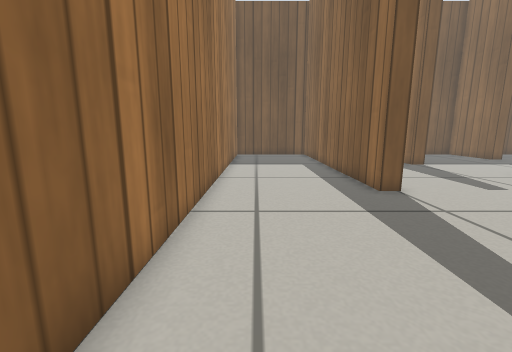
[1] (above)

16 first-person views from a walk through a Gazebo world. The camera is 0.42 m above the floor, tilts 10° down and sees 90° across. The floor is counted in squares, 0.2 m on a side. Each view is taken from the middle of a square. On the plan, view 1 faces up. The plan holds only what a view shows up to about 16 squares ahead; the rest is blank. Simple patterns stand in for the simulator's built-in surfaces.

[2]
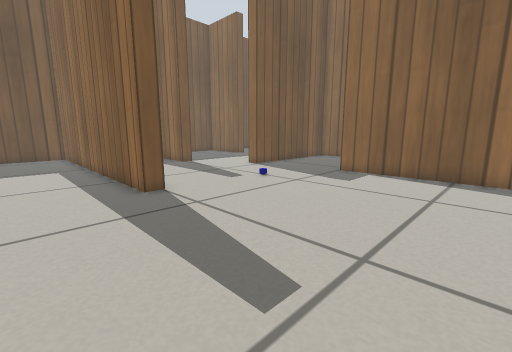

[3]
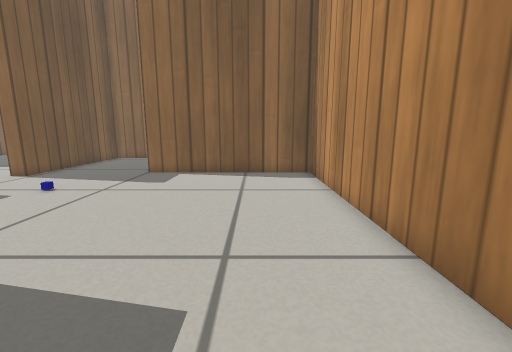

[4]
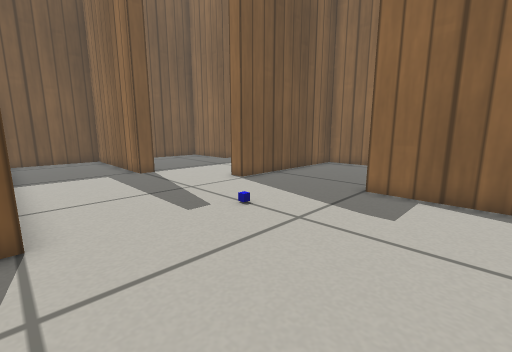

[5]
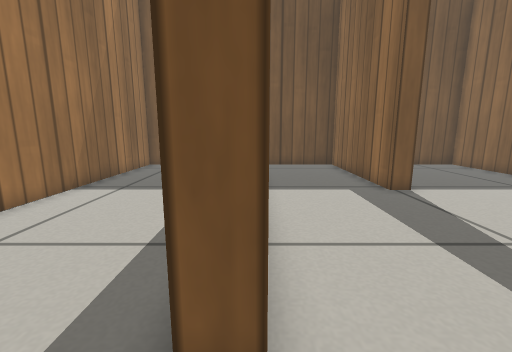

[6]
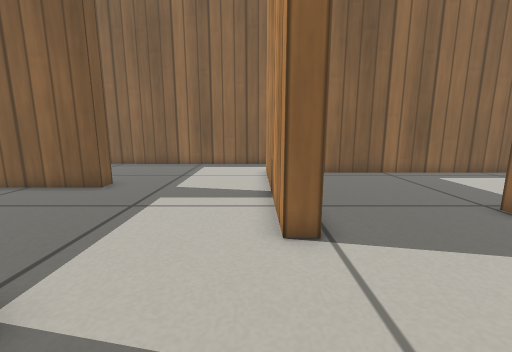

[7]
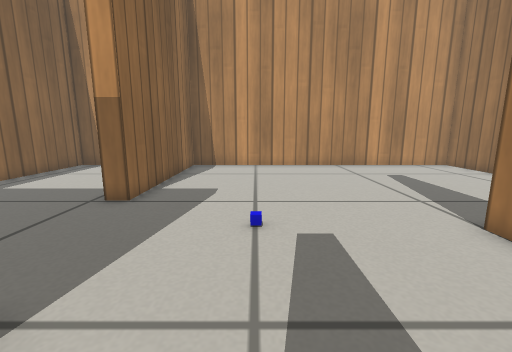

[8]
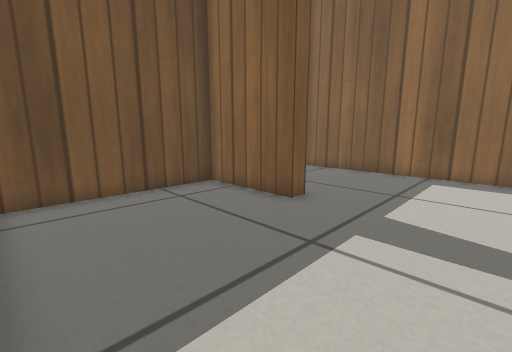

[9]
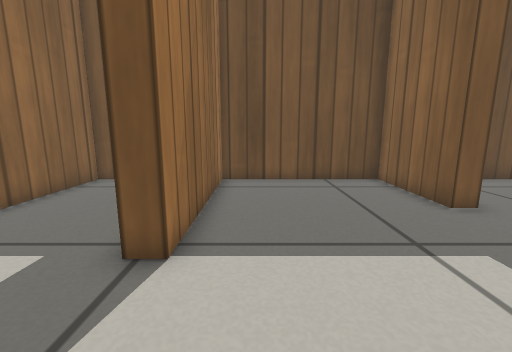

[10]
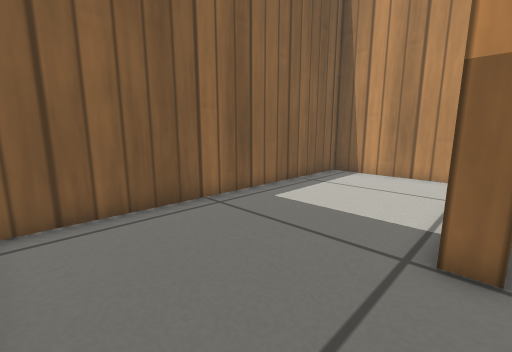

[11]
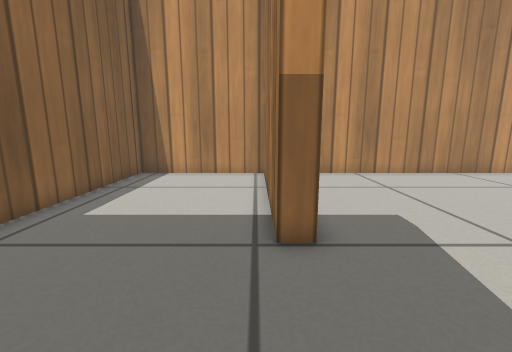

[12]
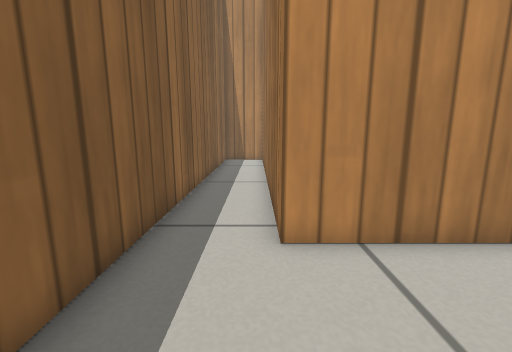

[13]
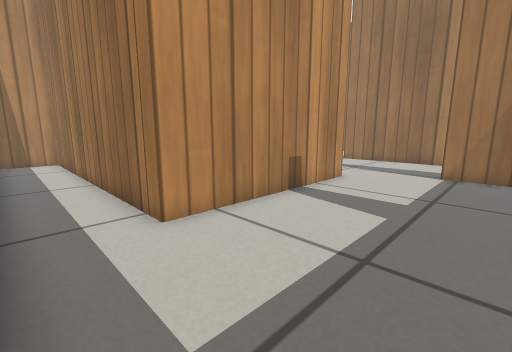

[14]
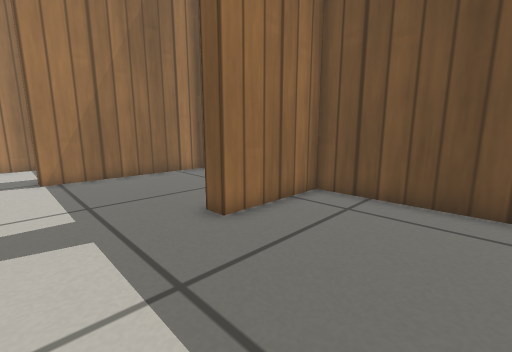

[15]
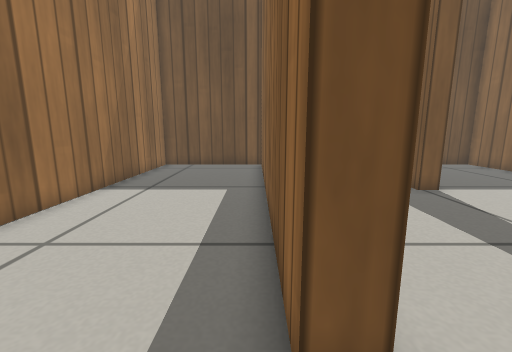

[16]
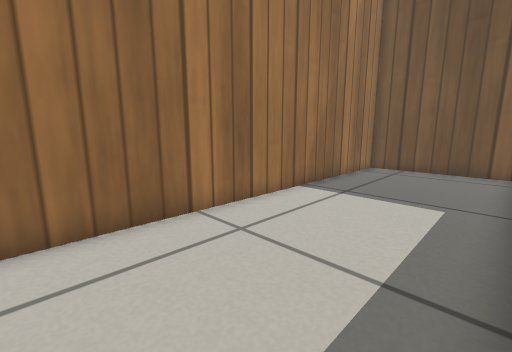

### Floor plan
Ten units are one square. View 1 is at (0, 0); x grows to the right and y downward. Boxes are objects, and circles mark ways between rooms. Rooms are numbered by the first view taken in them; rooms with no view inside come last. Other rooms are left out.
<svg viewBox="-23 -235 271 257">
<path fill="none" stroke="#000" d="M51 -94 51 -88 43 -88 43 -216M51 -164 51 -135M105 -159 98 -159 98 -230 51 -230 51 -186M145 -117 128 -117 128 -125M44 -230 -17 -230 -18 17 139 17 139 -65 146 -65M146 -65 146 17 208 17 208 -112M196 -117 145 -117M185 -125 215 -125 215 17 241 17M233 -230 181 -230 181 -188M242 -4 243 -230M181 -188 173 -188 173 -230 105 -230 105 -159M128 -125 185 -125"/>
<circle cx="140" cy="-90" r="3" fill="#2a7"/>
<circle cx="120" cy="-142" r="3" fill="#2a7"/>
<circle cx="180" cy="-155" r="3" fill="#2a7"/>
<text x="60" y="-90">1</text>
<text x="170" y="-50">2</text>
<text x="220" y="-140">3</text>
<text x="150" y="-180">4</text>
</svg>
Room 1 opens to room 2. Room 1 opens to room 4. Room 3 opens to room 4.

Where each view was taken, in squares from view 1:
view 1: 0 up, 0 right, facing up
view 2: 0 up, 1 right, facing up-right
view 3: 1 up, 1 right, facing right
view 4: 3 up, 5 right, facing up-right
view 5: 7 up, 5 right, facing up
view 6: 13 up, 8 right, facing right
view 7: 14 up, 10 right, facing down
view 8: 14 up, 11 right, facing up-right
view 9: 12 up, 12 right, facing up
view 10: 11 up, 14 right, facing down-right
view 11: 11 up, 15 right, facing down
view 12: 17 up, 22 right, facing down
view 13: 18 up, 24 right, facing down-left
view 14: 15 up, 23 right, facing up-left
view 15: 7 up, 4 right, facing up
view 16: 8 up, 4 right, facing up-left
